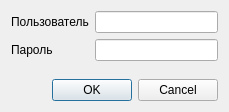
<?xml version="1.0" encoding="UTF-8"?>
<ui version="4.0">
 <class>DialogUserPasswd</class>
 <widget class="QDialog" name="DialogUserPasswd">
  <property name="geometry">
   <rect>
    <x>0</x>
    <y>0</y>
    <width>229</width>
    <height>112</height>
   </rect>
  </property>
  <property name="windowTitle">
   <string>Авторизация</string>
  </property>
  <property name="windowIcon">
   <iconset resource="res.qrc">
    <normaloff>:/about/icons/logo.png</normaloff>:/about/icons/logo.png</iconset>
  </property>
  <layout class="QVBoxLayout" name="verticalLayout">
   <item>
    <layout class="QGridLayout" name="gridLayout">
     <item row="0" column="0">
      <widget class="QLabel" name="labelUser">
       <property name="text">
        <string>Пользователь</string>
       </property>
      </widget>
     </item>
     <item row="0" column="1">
      <widget class="QLineEdit" name="lineEditUser"/>
     </item>
     <item row="1" column="0">
      <widget class="QLabel" name="labelPasswd">
       <property name="text">
        <string>Пароль</string>
       </property>
      </widget>
     </item>
     <item row="1" column="1">
      <widget class="QLineEdit" name="lineEditPasswd">
       <property name="echoMode">
        <enum>QLineEdit::Password</enum>
       </property>
      </widget>
     </item>
     <item row="3" column="0" colspan="2">
      <widget class="QDialogButtonBox" name="buttonBoxOKNO">
       <property name="orientation">
        <enum>Qt::Horizontal</enum>
       </property>
       <property name="standardButtons">
        <set>QDialogButtonBox::Cancel|QDialogButtonBox::Ok</set>
       </property>
      </widget>
     </item>
     <item row="2" column="0" colspan="2">
      <spacer name="verticalSpacer">
       <property name="orientation">
        <enum>Qt::Vertical</enum>
       </property>
       <property name="sizeHint" stdset="0">
        <size>
         <width>20</width>
         <height>40</height>
        </size>
       </property>
      </spacer>
     </item>
    </layout>
   </item>
  </layout>
 </widget>
 <resources>
  <include location="res.qrc"/>
 </resources>
 <connections>
  <connection>
   <sender>buttonBoxOKNO</sender>
   <signal>accepted()</signal>
   <receiver>DialogUserPasswd</receiver>
   <slot>accept()</slot>
   <hints>
    <hint type="sourcelabel">
     <x>248</x>
     <y>254</y>
    </hint>
    <hint type="destinationlabel">
     <x>157</x>
     <y>274</y>
    </hint>
   </hints>
  </connection>
  <connection>
   <sender>buttonBoxOKNO</sender>
   <signal>rejected()</signal>
   <receiver>DialogUserPasswd</receiver>
   <slot>reject()</slot>
   <hints>
    <hint type="sourcelabel">
     <x>316</x>
     <y>260</y>
    </hint>
    <hint type="destinationlabel">
     <x>286</x>
     <y>274</y>
    </hint>
   </hints>
  </connection>
 </connections>
</ui>
